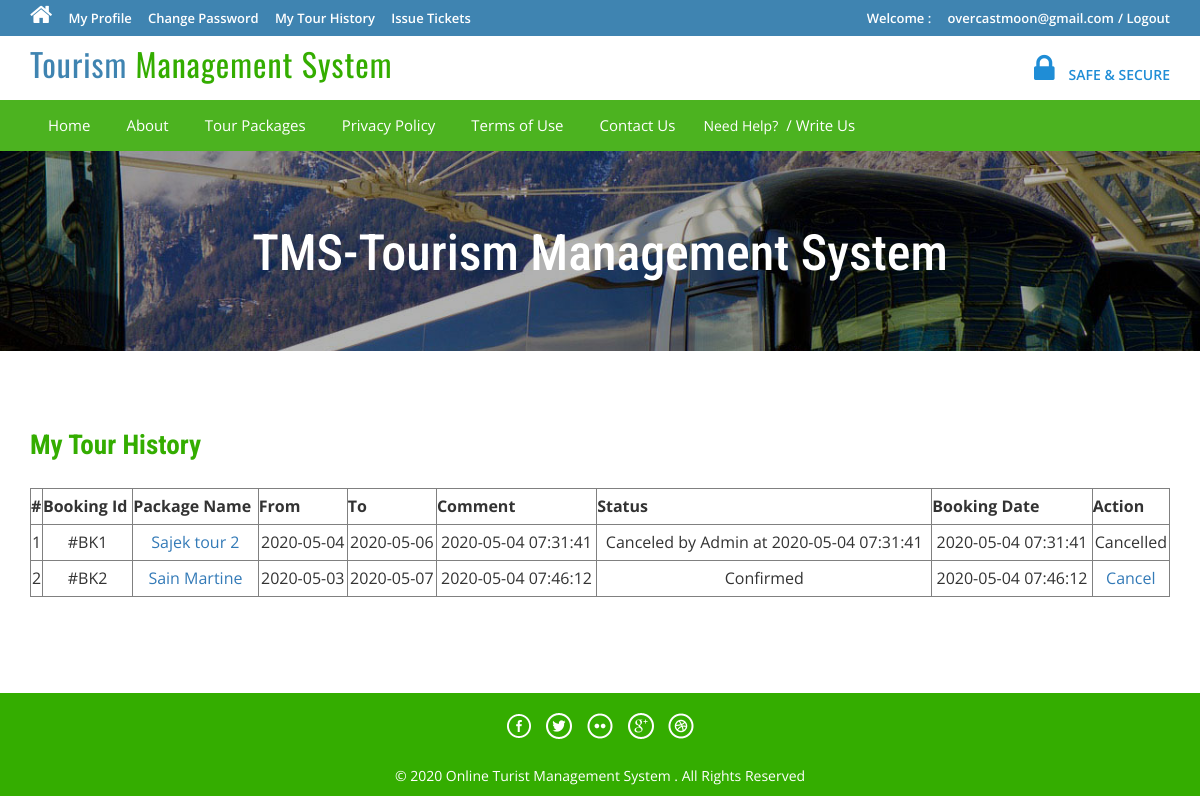
The app's page /tour-history.php (signed in) with its own data.
### tables this page shows
CREATE TABLE `tbl_booking` (
  `id` int(11) NOT NULL,
  `packageid` varchar(255) NOT NULL,
  `useremail` varchar(255) NOT NULL,
  `fromdate` varchar(255) NOT NULL,
  `todate` varchar(255) NOT NULL,
  `comment` text NOT NULL,
  `regdate` timestamp NOT NULL DEFAULT CURRENT_TIMESTAMP ON UPDATE CURRENT_TIMESTAMP,
  `status` varchar(255) NOT NULL,
  `cancellby` varchar(255) NOT NULL,
  `updatedate` timestamp NOT NULL DEFAULT '0000-00-00 00:00:00' ON UPDATE CURRENT_TIMESTAMP
);

CREATE TABLE `tbl_tourpackage` (
  `id` int(11) NOT NULL,
  `packagename` varchar(255) NOT NULL,
  `packagetype` varchar(20) NOT NULL,
  `packagelocation` varchar(20) NOT NULL,
  `pakageprice` varbinary(255) NOT NULL,
  `packagefetures` text NOT NULL,
  `packagedetails` text NOT NULL,
  `packageimage` varchar(255) NOT NULL,
  `createdate` timestamp NOT NULL DEFAULT CURRENT_TIMESTAMP ON UPDATE CURRENT_TIMESTAMP,
  `updatedate` timestamp NOT NULL DEFAULT '0000-00-00 00:00:00' ON UPDATE CURRENT_TIMESTAMP
);

### tour-history.php (the view, shortened to what this page needs)
<?php
include('includes/config.php');
if(strlen($_SESSION['login'])==0)
{
	header('location:index.php');
}
else{
	?>
	<!DOCTYPE HTML>
	<html>
	<head>
		<link href="css/bootstrap.css" rel='stylesheet' type='text/css' />
		<link href="css/style.css" rel='stylesheet' type='text/css' />
		<link href="css/font-awesome.css" rel="stylesheet">
		<link href="css/animate.css" rel="stylesheet" type="text/css" media="all">
	</head>
	<body>
		<div class="top-header">
			<?php include('includes/header.php');?>
			<div class="banner-1 ">
				<div class="container">
					<h1 class="wow zoomIn animated animated" data-wow-delay=".5s" style="visibility: visible; animation-delay: 0.5s; animation-name: zoomIn;">TMS-Tourism Management System</h1>
				</div>
			</div>
			<div class="privacy">
				<div class="container">
					<h3 class="wow fadeInDown animated animated" data-wow-delay=".5s" style="visibility: visible; animation-delay: 0.5s; animation-name: fadeInDown;">My Tour History</h3>
					<form name="chngpwd" method="post" onSubmit="return valid();">
						<p>
							<table border="1" width="100%">
								<tr align="center">
									<th>#</th>
									<th>Booking Id</th>
									<th>Package Name</th>
									<th>From</th>
									<th>To</th>
									<th>Comment</th>
									<th>Status</th>
									<th>Booking Date</th>
									<th>Action</th>
								</tr>
								<?php
								$useremail=$_SESSION['login'];
								$sql="SELECT tbl_booking.id as bookid,tbl_booking.packageid as pkgid,tbl_tourpackage.packagename as packagename,tbl_booking.fromdate as fromdate,tbl_booking.todate as todate,tbl_booking.comment as comment,tbl_booking.status as status,tbl_booking.regdate as regdate,tbl_booking.cancellby as cancelby,tbl_booking.updatedate as upddate FROM tbl_booking JOIN tbl_tourpackage on tbl_tourpackage.id=tbl_booking.packageid WHERE useremail='$useremail'";
								$query=mysqli_query($con,$sql);
								$num=mysqli_num_rows($query);
								if ($num>0) {
									$cont=1;
									while ($result=mysqli_fetch_array($query)) {
										?>
										<tr align="center">
											<td><?php echo htmlentities($cont);?></td>
											<td>#BK<?php echo htmlentities($result['bookid']);?></td>
											<td><a href="package-details.php?pkgid=<?php echo htmlentities($result['pkgid']);?>"><?php echo htmlentities($result['packagename']);?></a></td>
											<td><?php echo htmlentities($result['fromdate']);?></td>
											<td><?php echo htmlentities($result['todate']);?></td>
											<td><?php echo htmlentities($result['regdate']);?></td>
											<td><?php if($result['status']==0)
											{
												echo "Pending";
											}
											if($result['status']==1)
											{
												echo "Confirmed";
											}
											if($result['status']==2 and  $result['cancelby']=='a')
											{
												echo "Canceled by Admin at " .$result['upddate'];
											}
											?></td>
											<td><?php echo htmlentities($result['regdate']);?></td>
											<?php if($result['status']==2)
											{
												?><td>Cancelled</td>
											<?php } else {?>
												<td><a href="tour-history.php?bkid=<?php echo htmlentities($result['bookid']);?>" onclick="return confirm('Do you really want to cancel booking')" >Cancel</a></td>
											<?php }?>
										</tr>
										<?php $cont++; }} ?>
									</table>
								</p>
							</form>
						</div>
					</div>
					<?php include('includes/footer.php');?>
				</body>
				</html>
				<?php } ?>

### css/style.css (style rules this page uses)
html, body { font-size: 100%; background: #fff; font-family: 'Open Sans', sans-serif; }
body a,.grid_1,plan_1,plan_1.one,plan_1.two,i.icon1, i.icon2, i.icon3, i.icon4, i.icon5, i.icon6 { transition:0.5s all; -webkit-transition:0.5s all; -moz-transition:0.5s all; -o-transition:0.5s all; -ms-transition:0.5s all; }
h1,h2,h3,h4,h5,h6 { margin:0; font-family: 'Roboto Condensed', sans-serif; }
p { margin:0; }
.top-header { background-color: #3F84B1; border-bottom: 0 none; height: 36px; line-height: 35px; }
.banner-1 { background: url(../images/3.jpg)no-repeat; background-size: cover; -webkit-background-size: cover; -o-background-size: cover; -ms-background-size: cover; -moz-background-size: cover; min-height:200px; }
.banner-1 h1 { font-size: 50px; margin-bottom: 40px; padding: 1.5em 0 0; text-align: center; color: #ffffff; }
.privacy h3 { color: #34AD00; font-size: 1.7em; font-weight: 700; margin-bottom: 1em; }
.privacy { padding: 5em 0; }
.privacy p { font-size: 1em; line-height: 1.8em; color: #999; margin: 1em 0; }

### records on screen
tbl_booking: id "1", tbl_tourpackage.packagename "Sajek tour 2", fromdate "2020-05-04", todate "2020-05-06", regdate "2020-05-04 07:31:41", updatedate "2020-05-04 07:31:41", status "Cancelled"
tbl_booking: id "2", tbl_tourpackage.packagename "Sain Martine", fromdate "2020-05-03", todate "2020-05-07", regdate "2020-05-04 07:46:12", status "Confirmed"

### other values on screen
$_SESSION['login'] "overcastmoon@gmail.com"
Date("Y") "2020"
